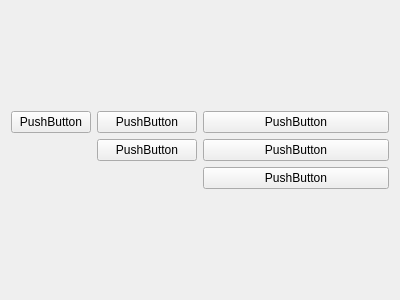
<?xml version="1.0" encoding="UTF-8"?>
<ui version="4.0">
 <class>Form</class>
 <widget class="QWidget" name="Form">
  <property name="geometry">
   <rect>
    <x>0</x>
    <y>0</y>
    <width>400</width>
    <height>300</height>
   </rect>
  </property>
  <property name="windowTitle">
   <string>Form</string>
  </property>
  <layout class="QGridLayout" name="gridLayout">
   <item row="0" column="0">
    <layout class="QFormLayout" name="formLayout">
     <item row="0" column="0">
      <widget class="QPushButton" name="pushButton">
       <property name="text">
        <string>PushButton</string>
       </property>
      </widget>
     </item>
     <item row="0" column="1">
      <widget class="QPushButton" name="pushButton_2">
       <property name="text">
        <string>PushButton</string>
       </property>
      </widget>
     </item>
     <item row="1" column="1">
      <widget class="QPushButton" name="pushButton_3">
       <property name="text">
        <string>PushButton</string>
       </property>
      </widget>
     </item>
    </layout>
   </item>
   <item row="0" column="1">
    <layout class="QVBoxLayout" name="verticalLayout">
     <item>
      <widget class="QPushButton" name="pushButton_4">
       <property name="text">
        <string>PushButton</string>
       </property>
      </widget>
     </item>
     <item>
      <widget class="QPushButton" name="pushButton_6">
       <property name="text">
        <string>PushButton</string>
       </property>
      </widget>
     </item>
     <item>
      <widget class="QPushButton" name="pushButton_5">
       <property name="text">
        <string>PushButton</string>
       </property>
      </widget>
     </item>
    </layout>
   </item>
  </layout>
 </widget>
 <resources/>
 <connections/>
</ui>
